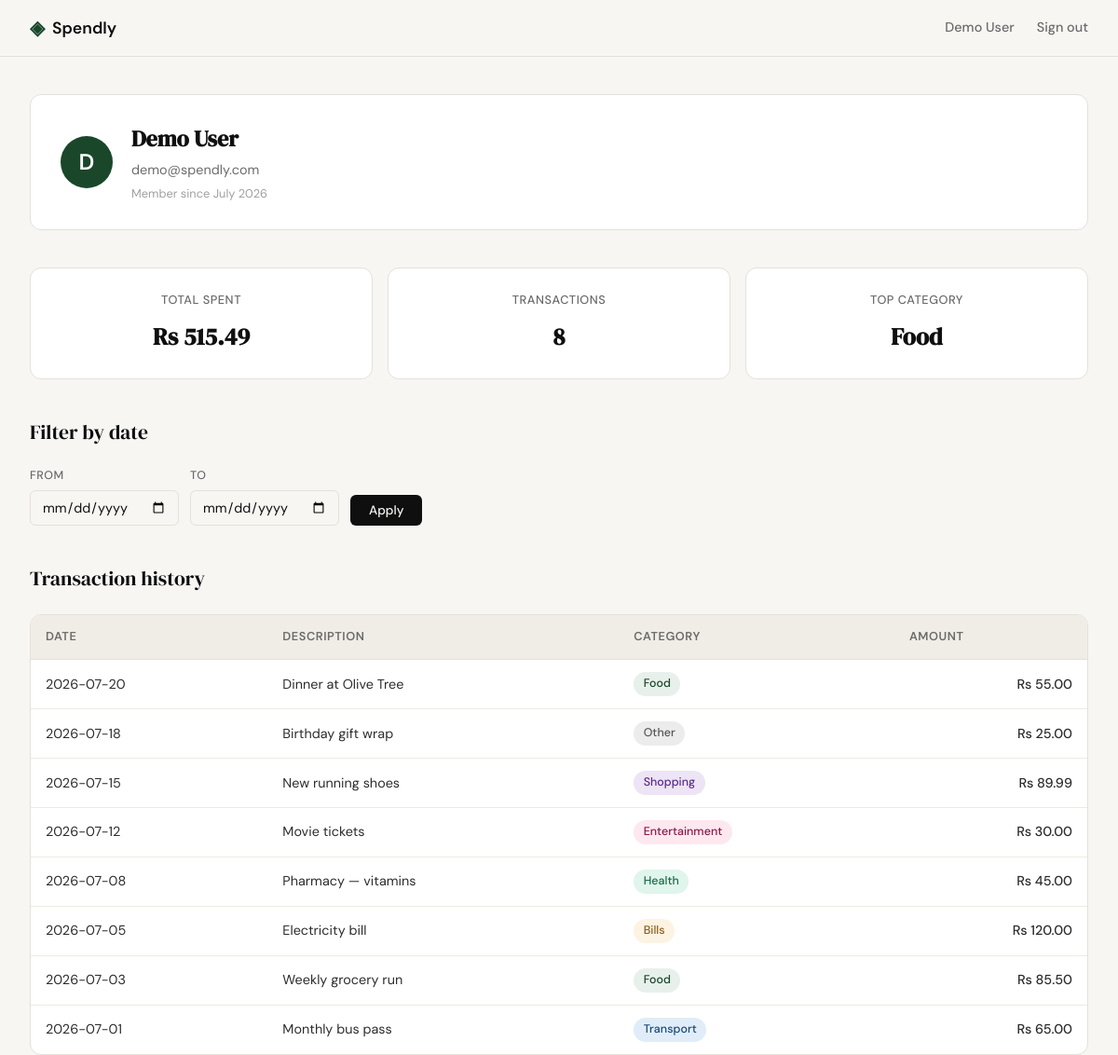
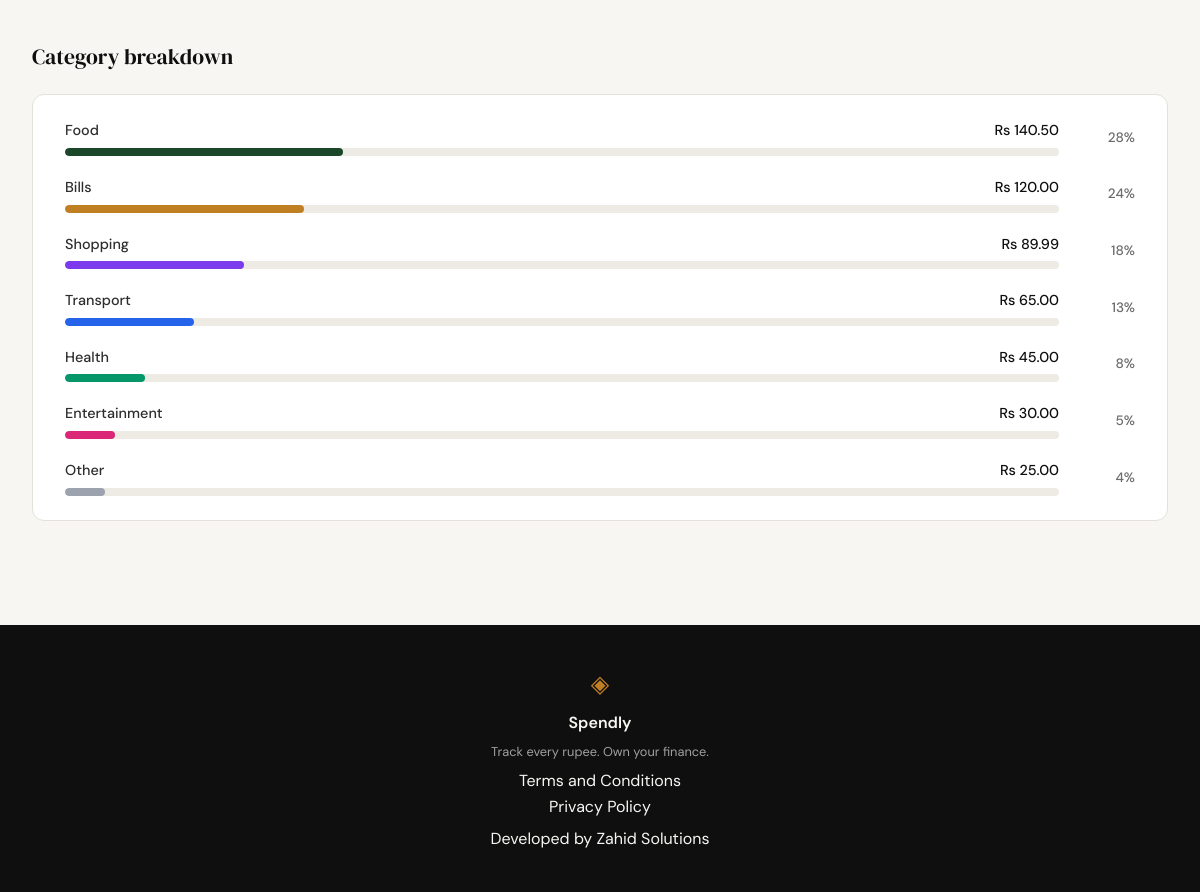
Screenshot of /profile (signed in) with the database file from the repository (2 pictures, top to bottom).
### tables this page shows
CREATE TABLE users (
                id INTEGER PRIMARY KEY AUTOINCREMENT,
                name TEXT NOT NULL,
                email TEXT UNIQUE NOT NULL,
                password_hash TEXT NOT NULL,
                created_at TEXT DEFAULT (datetime('now'))
            );

CREATE TABLE expenses (
                id INTEGER PRIMARY KEY AUTOINCREMENT,
                user_id INTEGER NOT NULL REFERENCES users(id),
                amount REAL NOT NULL,
                category TEXT NOT NULL,
                date TEXT NOT NULL,
                description TEXT,
                created_at TEXT DEFAULT (datetime('now'))
            );

### app.py (the view)
@app.route("/profile")
def profile():
    if not session.get("user_id"):
        return redirect(url_for("login"))
    user_id = session["user_id"]
    user = get_user_by_id(user_id)
    if user is None:
        session.clear()
        flash("User not found. Please sign in again.")
        return redirect(url_for("login"))
    user["initials"] = user["name"][0] if user["name"] else "?"
    raw_start = request.args.get("start_date")
    raw_end = request.args.get("end_date")
    start_date = _validate_date(raw_start)
    end_date = _validate_date(raw_end)
    stats = get_summary_stats(user_id, start_date, end_date)
    transactions = get_recent_transactions(user_id, start_date=start_date, end_date=end_date)
    raw_categories = get_category_breakdown(user_id, start_date, end_date)
    categories = [
        {"name": c["name"], "total": c["amount"], "percentage": c["pct"]}
        for c in raw_categories
    ]
    return render_template(
        "profile.html",
        user=user,
        stats=stats,
        transactions=transactions,
        categories=categories,
        filter_start=raw_start if start_date else "",
        filter_end=raw_end if end_date else "",
    )

### app.py (called while the page is built)
def _validate_date(date_str):
    if not date_str:
        return None
    try:
        datetime.strptime(date_str, "%Y-%m-%d")
        return date_str
    except (ValueError, TypeError):
        return None

### database/db.py (called while the page is built)
def get_db():
    conn = sqlite3.connect(DB_PATH)
    conn.row_factory = sqlite3.Row
    conn.execute("PRAGMA foreign_keys = ON")
    return conn

### database/queries.py (called while the page is built)
def _apply_date_filter(sql, params, start_date, end_date):
    if start_date and end_date:
        sql += " AND date BETWEEN ? AND ?"
        params.extend([start_date, end_date])
    elif start_date:
        sql += " AND date >= ?"
        params.append(start_date)
    elif end_date:
        sql += " AND date <= ?"
        params.append(end_date)
    return sql, params

def get_recent_transactions(user_id, limit=10, start_date=None, end_date=None):
    db = get_db()
    try:
        sql = """
            SELECT date, description, category, amount
            FROM expenses
            WHERE user_id = ?
        """
        params = [user_id]
        sql, params = _apply_date_filter(sql, params, start_date, end_date)
        sql += " ORDER BY date DESC, id DESC LIMIT ?"
        params.append(limit)
        rows = db.execute(sql, params).fetchall()
        return [
            {
                "date": row["date"],
                "description": row["description"],
                "category": row["category"],
                "amount": row["amount"],
            }
            for row in rows
        ]
    finally:
        db.close()

### templates/profile.html (shortened to what this page needs)
{% extends "base.html" %}
{% block head %}
    <link rel="stylesheet" href="{{ url_for('static', filename='css/profile.css') }}">
{% endblock %}
{% block content %}
<div class="profile-container">
    <section class="profile-section profile-user-card">
        <div class="avatar-initials">{{ user.initials }}</div>
        <div class="user-details">
            <h1 class="user-name">{{ user.name }}</h1>
            <p class="user-email">{{ user.email }}</p>
            <p class="user-member-since">Member since {{ user.member_since }}</p>
        </div>
    </section>
    <section class="profile-section profile-stats">
        <div class="stat-card">
            <p class="stat-label">Total spent</p>
            <p class="stat-value">Rs {{ "%.2f"|format(stats.total_spent) }}</p>
        </div>
        <div class="stat-card">
            <p class="stat-label">Transactions</p>
            <p class="stat-value">{{ stats.transaction_count }}</p>
        </div>
        <div class="stat-card">
            <p class="stat-label">Top category</p>
            <p class="stat-value">{{ stats.top_category }}</p>
        </div>
    </section>
    <section class="profile-section">
        <h2 class="profile-section-title">Filter by date</h2>
        <form method="GET" action="{{ url_for('profile') }}" class="date-filter-form">
            <div class="date-filter-group">
                <label for="start_date">From</label>
                <input type="date" id="start_date" name="start_date"
                       value="{{ filter_start }}" class="date-input">
            </div>
            <div class="date-filter-group">
                <label for="end_date">To</label>
                <input type="date" id="end_date" name="end_date"
                       value="{{ filter_end }}" class="date-input">
            </div>
            <button type="submit" class="btn-primary filter-btn">Apply</button>
        </form>
    </section>
    <section class="profile-section">
        <h2 class="profile-section-title">Transaction history</h2>
        <div class="table-wrapper">
            <table class="profile-table">
                <thead>
                    <tr>
                        <th>Date</th>
                        <th>Description</th>
                        <th>Category</th>
                        <th class="col-amount">Amount</th>
                    </tr>
                </thead>
                <tbody>
                    {% for t in transactions %}
                    <tr>
                        <td>{{ t.date }}</td>
                        <td>{{ t.description }}</td>
                        <td><span class="badge badge-{{ t.category|lower }}">{{ t.category }}</span></td>
                        <td class="col-amount">Rs {{ "%.2f"|format(t.amount) }}</td>
                    </tr>
                    {% endfor %}
                </tbody>
            </table>
        </div>
    </section>
    <section class="profile-section">
        <h2 class="profile-section-title">Category breakdown</h2>
        <div class="category-breakdown">
            {% for c in categories %}
            <div class="category-row">
                <div class="category-header">
                    <span class="category-name">{{ c.name }}</span>
                    <span class="category-total">Rs {{ "%.2f"|format(c.total) }}</span>
                </div>
                <div class="category-bar-track">
                    <div class="category-bar cat-bar-{{ c.name|lower }}"
                         style="--bar-width: {{ c.percentage }}%"></div>
                </div>
                <span class="category-pct">{{ c.percentage }}%</span>
            </div>
            {% endfor %}
        </div>
    </section>
</div>
{% endblock %}

### templates/base.html (shortened to what this page needs)
<!DOCTYPE html>
<html lang="en">
<head>
    <link rel="stylesheet" href="{{ url_for('static', filename='css/style.css') }}">
    {% block head %}{% endblock %}
</head>
<body>
    <nav class="navbar">
        <div class="nav-inner">
            <a href="{{ url_for('landing') }}" class="nav-brand">
                <span class="brand-icon">◈</span>
                <span class="brand-name">Spendly</span>
            </a>
            <div class="nav-links">
                {% if session.user_id %}
                    <a href="{{ url_for('profile') }}" class="nav-user">{{ session.user_name }}</a>
                    <a href="{{ url_for('logout') }}">Sign out</a>
                {% else %}
                    <a href="{{ url_for('login') }}">Sign in</a>
                    <a href="{{ url_for('register') }}" class="nav-cta">Get started</a>
                {% endif %}
            </div>
        </div>
    </nav>
    <main class="main-content">
        {% block content %}{% endblock %}
    </main>
    <footer class="footer">
        <div class="footer-inner">
            <span class="brand-icon">◈</span>
            <span class="footer-name">Spendly</span>
            <p class="footer-copy">Track every rupee. Own your finance.</p>
            <div class="footer-links">
                <a href="/terms">Terms and Conditions</a><br>
                <a href="/privacy">Privacy Policy</a>
            </div>
            <p class="footer-developer">Developed by Zahid Solutions</p>
        </div>
    </footer>
</body>
</html>

### static/css/style.css (style rules this page uses)
:root { --ink: #0f0f0f; --ink-soft: #2d2d2d; --ink-muted: #6b6b6b; --ink-faint: #a0a0a0; --paper: #f7f6f3; --paper-warm: #f0ede6; --paper-card: #ffffff; --accent: #1a472a; --accent-light: #e8f0eb; --accent-2: #c17f24; --accent-2-light: #fdf3e3; --danger: #c0392b; --danger-light: #fdecea; --border: #e4e1da; --border-soft: #eeebe4; --font-display: 'DM Serif Display', Georgia, serif; --font-body: 'DM Sans', system-ui, sans-serif; --max-width: 1200px; --auth-width: 440px; --radius-sm: 6px; --radius-md: 12px; --radius-lg: 20px; }
*, *::before, *::after { box-sizing: border-box; margin: 0; padding: 0; }
html { font-size: 16px; scroll-behavior: smooth; }
body { background: var(--paper); color: var(--ink); font-family: var(--font-body); font-size: 1rem; line-height: 1.6; -webkit-font-smoothing: antialiased; }
a { color: inherit; text-decoration: none; }
.navbar { position: sticky; top: 0; z-index: 100; background: var(--paper); border-bottom: 1px solid var(--border); padding: 0 2rem; }
.nav-inner { max-width: var(--max-width); margin: 0 auto; height: 60px; display: flex; align-items: center; justify-content: space-between; }
.nav-brand { display: flex; align-items: center; gap: 0.5rem; font-family: var(--font-body); font-weight: 600; font-size: 1.1rem; color: var(--ink); }
.brand-icon { color: var(--accent); font-size: 1.3rem; }
.brand-name { color: var(--ink); }
.nav-links { display: flex; align-items: center; gap: 1.5rem; font-size: 0.9rem; font-weight: 500; }
.nav-links a { color: var(--ink-muted); transition: color 0.2s; }
.nav-user { font-size: 0.9rem; font-weight: 500; color: var(--ink-soft); }
.main-content { min-height: calc(100vh - 60px - 100px); }
.btn-primary { display: inline-block; background: var(--ink); color: var(--paper); padding: 0.65rem 1.5rem; border-radius: var(--radius-sm); font-family: var(--font-body); font-size: 0.9rem; font-weight: 500; cursor: pointer; border: none; transition: background 0.2s; text-decoration: none; }
.footer { background: var(--ink); color: var(--paper); padding: 2.5rem 2rem; text-align: center; }
.footer-inner { display: flex; flex-direction: column; align-items: center; gap: 0.4rem; }
.footer .brand-icon { color: var(--accent-2); font-size: 1.5rem; }
.footer-name { font-weight: 600; font-size: 1rem; }
.footer-copy { font-size: 0.8rem; color: var(--ink-faint); }

### rows the page displays
users: user_name "Demo User", name "Demo User", email "demo@spendly.com"
expenses: date "2026-07-20", description "Dinner at Olive Tree", category "Food", amount "55.00"
expenses: date "2026-07-18", description "Birthday gift wrap", category "Other", amount "25.00", name "Other", total "25.00", percentage "4"
expenses: date "2026-07-15", description "New running shoes", category "Shopping", amount "89.99", name "Shopping", total "89.99", percentage "18"
expenses: date "2026-07-12", description "Movie tickets", category "Entertainment", amount "30.00", name "Entertainment", total "30.00", percentage "5"
expenses: date "2026-07-08", description "Pharmacy — vitamins", category "Health", amount "45.00", name "Health", total "45.00", percentage "8"
expenses: date "2026-07-05", description "Electricity bill", category "Bills", amount "120.00", name "Bills", total "120.00", percentage "24"
expenses: date "2026-07-03", description "Weekly grocery run", category "Food", amount "85.50"
expenses: date "2026-07-01", description "Monthly bus pass", category "Transport", amount "65.00", name "Transport", total "65.00", percentage "13"

### other values shown
{{ user.initials }} "D"
{{ user.member_since }} "July 2026"
{{ "%.2f"|format(stats.total_spent) }} "515.49"
{{ stats.transaction_count }} "8"
{{ stats.top_category }} "Food"
{{ c.name }} "Food"
{{ "%.2f"|format(c.total) }} "140.50"
{{ c.percentage }} "28"
